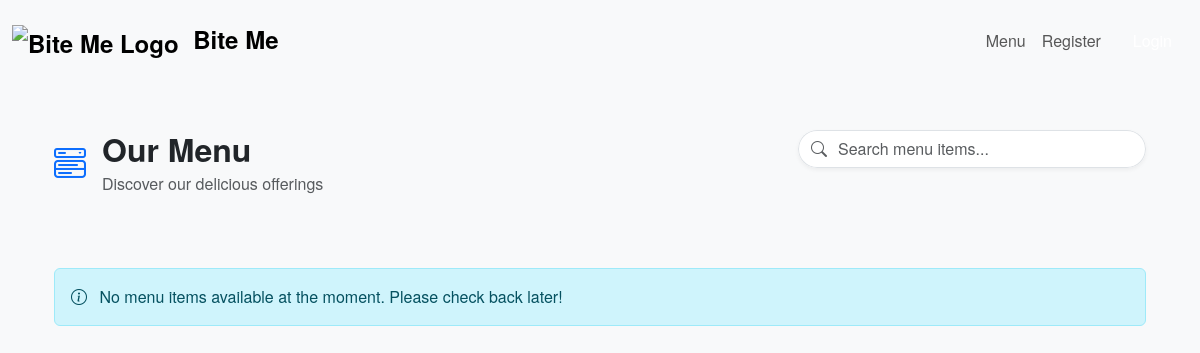
The app's page /menu/, older data.
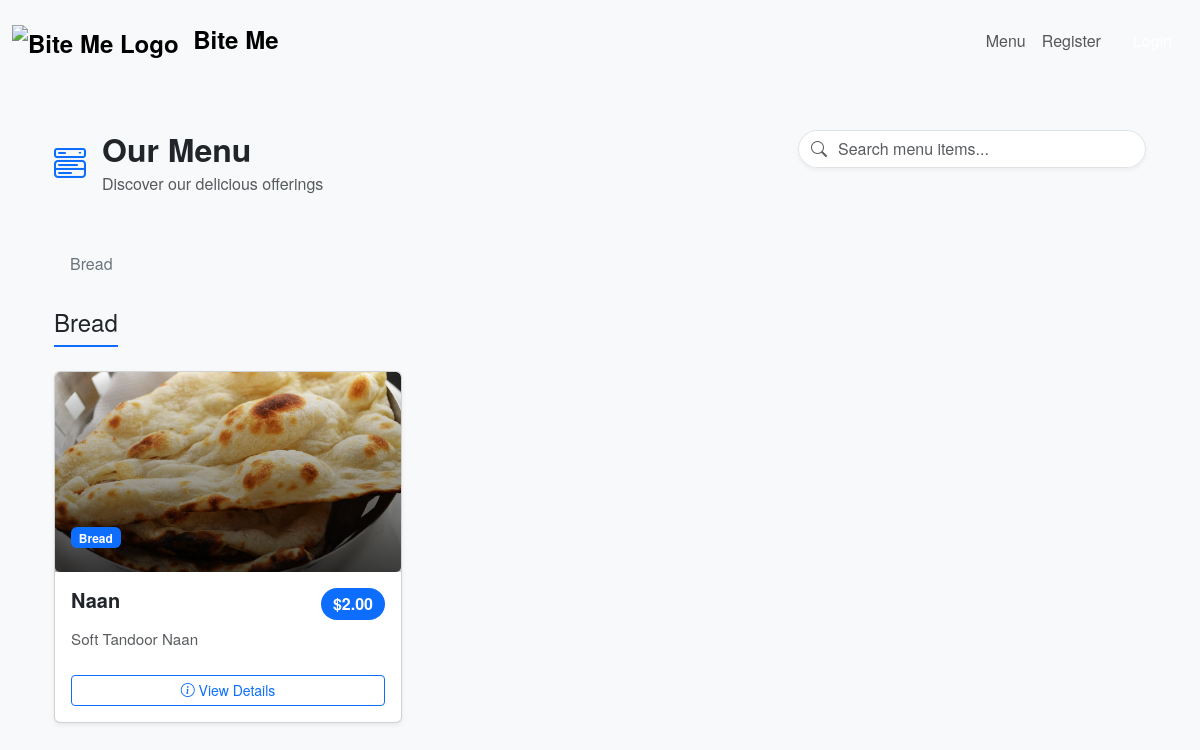
The same page, newer data.
### menu/models.py (models this page shows, shortened)
class Category(models.Model):
    name = models.CharField(max_length=100)
    class Meta:
        verbose_name_plural = 'Categories'

class MenuItem(models.Model):
    category = models.ForeignKey(Category, on_delete=models.CASCADE, related_name='items')
    name = models.CharField(max_length=100)
    description = models.TextField(blank=True)
    price = models.DecimalField(max_digits=6, decimal_places=2)
    image = models.ImageField(upload_to='menu_items/', blank=True, null=True)

### booking/views.py (the view)
# urls.py: path('menu/', menu_view, name='menu'),
def menu_view(request):
    from menu.models import Category
    categories = Category.objects.prefetch_related('items').all()
    return render(request, 'menu/menu.html', {'categories': categories})

### menu/templates/menu/menu.html (shortened to what this page needs)
{% extends 'booking/base.html' %}
{% load static %}
{% block content %}
<div class="container py-4">
    <div class="row mb-5">
        <div class="col-lg-8">
            <div class="d-flex align-items-center">
                <i class="bi bi-menu-button-wide fs-2 text-primary me-3"></i>
                <div>
                    <h2 class="mb-1">Our Menu</h2>
                    <p class="text-muted mb-0">Discover our delicious offerings</p>
                </div>
            </div>
        </div>
        <div class="col-lg-4">
            <form class="d-flex" id="menuSearchForm">
                <div class="input-group">
                    <span class="input-group-text bg-white border-end-0">
                        <i class="bi bi-search text-muted"></i>
                    </span>
                    <input class="form-control border-start-0 ps-0" type="search"
                           placeholder="Search menu items..." aria-label="Search" id="menuSearch">
                </div>
            </form>
        </div>
    </div>
    <div class="category-nav mb-4 d-none d-lg-block">
        <nav class="nav nav-pills">
            {% for category in categories %}
                <a class="nav-link me-2" href="#category-{{ category.id }}">
                    {{ category.name }}
                </a>
            {% endfor %}
        </nav>
    </div>
    {% for category in categories %}
        <div id="category-{{ category.id }}" class="category-section mb-5">
            <div class="category-header mb-4">
                <h3 class="h4 mb-0 d-inline-block border-bottom border-primary border-2 pb-2">
                    {{ category.name }}
                </h3>
            </div>
            <div class="row g-4">
                {% for item in category.items.all %}
                    <div class="col-md-6 col-lg-4 menu-item-card">
                        <div class="card h-100 shadow-sm">
                            <div class="card-img-wrapper">
                                {% if item.image and item.image.url %}
                                    <img src="{{ item.image.url }}" class="card-img-top" alt="{{ item.name }}" loading="lazy">
                                {% else %}
                                    <img src="{% static 'img/default-menu-item.jpg' %}" class="card-img-top" alt="{{ item.name }}" loading="lazy">
                                {% endif %}
                                <div class="card-img-overlay d-flex align-items-end">
                                    <span class="badge bg-primary mb-2">{{ category.name }}</span>
                                </div>
                            </div>
                            <div class="card-body d-flex flex-column">
                                <div class="d-flex justify-content-between align-items-start mb-2">
                                    <h5 class="card-title mb-0">{{ item.name }}</h5>
                                    <span class="price-badge">${{ item.price }}</span>
                                </div>
                                <p class="card-text flex-grow-1 text-muted">{{ item.description|truncatewords:20 }}</p>
                                <button type="button" class="btn btn-outline-primary btn-sm mt-2"
                                        data-bs-toggle="modal" data-bs-target="#modal{{ item.id }}">
                                    <i class="bi bi-info-circle"></i> View Details
                                </button>
                            </div>
                        </div>
                    </div>
                {% endfor %}
            </div>
        </div>
    {% empty %}
        <div class="alert alert-info">
            <i class="bi bi-info-circle me-2"></i>
            No menu items available at the moment. Please check back later!
        </div>
    {% endfor %}
</div>
{% endblock %}

### booking/templates/booking/base.html (shortened to what this page needs)
{% load static %}
<!DOCTYPE html>
<html lang="en">
<head>
    <link rel="stylesheet" href="https://cdn.jsdelivr.net/npm/bootstrap@5.3.0/dist/css/bootstrap.min.css">
    <link rel="stylesheet" href="{% static 'css/style.css' %}">
    <link rel="stylesheet" href="https://cdn.jsdelivr.net/npm/bootstrap-icons@1.11.3/font/bootstrap-icons.min.css">
</head>
<body>
<nav class="navbar navbar-expand-lg navbar-light bg-light py-3">
    <div class="container-fluid">
        <a class="navbar-brand fs-4 fw-bold" href="{% url 'index' %}">
            <img src="{% static 'img/logo.png' %}" alt="Bite Me Logo" height="40" class="me-2">
            Bite Me
        </a>
        <div class="collapse navbar-collapse justify-content-end" id="navbarNav">
            <ul class="navbar-nav align-items-center">
                <li class="nav-item"><a class="nav-link" href="{% url 'menu' %}">Menu</a></li>
                {% if user.is_authenticated %}
                    <li class="nav-item"><a class="nav-link" href="{% url 'book' %}">
                        <i class="bi bi-calendar-plus"></i> Book Table
                    </a></li>
                    <li class="nav-item dropdown">
                        <a class="nav-link dropdown-toggle" href="#" id="navbarDropdown" role="button"
                           data-bs-toggle="dropdown" aria-expanded="false">
                            <i class="bi bi-person-circle"></i> {{ user.username }}
                        </a>
                        <ul class="dropdown-menu dropdown-menu-end" aria-labelledby="navbarDropdown">
                            <li><a class="dropdown-item" href="{% url 'dashboard' %}">
                                <i class="bi bi-speedometer2"></i> Dashboard
                            </a></li>
                            <li><a class="dropdown-item" href="{% url 'my_bookings' %}">
                                <i class="bi bi-calendar-check"></i> My Bookings
                            </a></li>
                            {% if user.is_staff %}
                                <li><hr class="dropdown-divider"></li>
                                <li><a class="dropdown-item" href="{% url 'menu_edit' %}">
                                    <i class="bi bi-pencil-square"></i> Edit Menu
                                </a></li>
                            {% endif %}
                            <li><hr class="dropdown-divider"></li>
                            <li><a class="dropdown-item text-danger" href="{% url 'logout' %}">
                                <i class="bi bi-box-arrow-right"></i> Logout
                            </a></li>
                        </ul>
                    </li>
                {% else %}
                    <li class="nav-item"><a class="nav-link" href="{% url 'register' %}">Register</a></li>
                    <li class="nav-item"><a class="nav-link btn btn-primary text-white px-3 ms-2" href="{% url 'login' %}">Login</a></li>
                {% endif %}
            </ul>
        </div>
    </div>
</nav>
<div class="container mt-4">
    {% block content %}{% endblock %}
</div>
</body>
</html>

### booking/static/css/style.css (style rules this page uses)
body { font-family: 'Helvetica Neue', Helvetica, Arial, sans-serif; background-color: #f8f9fa; }
h2, h3, h4, h5, h6 { font-weight: 600; }
.navbar-brand img { margin-right: 10px; }
.card-img-top { height: 200px; object-fit: cover; width: 100%; transition: transform 0.3s ease; }
.card-title { font-size: 1.25rem; font-weight: bold; }
.card-text { font-size: 0.95rem; color: #555; }
.category-section h3 { border-bottom: 2px solid #007bff; display: inline-block; padding-bottom: 5px; }
.menu-item-card .card { transition: transform 0.2s ease-in-out; overflow: hidden; }
.menu-item-card .card-img-top { height: 200px; object-fit: cover; }
.category-section { scroll-margin-top: 2rem; }
#menuSearch { min-width: 300px; }
.card { transition: transform 0.2s ease-in-out; }

### menu/templates/menu/menu.html (style rules this page uses)
.category-nav .nav-link { color: #6c757d; border-radius: 20px; padding: 0.5rem 1rem; }
.card-img-wrapper { position: relative; overflow: hidden; }
.card-img-top { height: 200px; object-fit: cover; transition: transform 0.3s ease; }
.card-img-overlay { background: linear-gradient(to top, rgba(0,0,0,0.7) 0%, rgba(0,0,0,0) 100%); }
.price-badge { background-color: #0d6efd; color: white; padding: 0.25rem 0.75rem; border-radius: 20px; font-weight: 600; }
.category-header h3 { position: relative; }
#menuSearchForm .input-group { border-radius: 20px; overflow: hidden; box-shadow: 0 2px 4px rgba(0,0,0,0.05); }
#menuSearch { border-radius: 0 20px 20px 0; }
.input-group-text { border-radius: 20px 0 0 20px; }
html { scroll-behavior: smooth; }
.category-section { scroll-margin-top: 100px; }

Row changes from the older to the newer data that the page shows:
added Category: name "Bread"
added MenuItem: image (picture), name "Naan", price "2.00", description "Soft Tandoor Naan"
Text that changed along with them:
text no longer shown: "No menu items available at the moment. Please check back later!"
